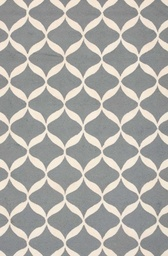
#> input picture job/RM-ImageDetection-custom_rug2/RM-ImageDetection-custom_rug2/custom_color_testMyself/input/m25_1.jpg, 168 x 256 px, shrunk from 328 x 501 before the run
$ python main.py
#> lines starting #> are read from the running program, lines starting #| are printed output that depends on the picture; after the words box and inside, x2 and y2 are one past the last pixel; in counts of white or black regions, pixels touching at a corner belong together
#> further down, imag is the input picture: shape (256, 168, 3); mean B, G, R 166.2, 171, 172.9
### job/RM-ImageDetection-custom_rug2/RM-ImageDetection-custom_rug2/custom_color_testMyself/functions/func.py
import numpy as np


def crop(img):
    l1, w1, ch = np.shape(img)
#> l1 = 256; w1 = 168; ch = 3
    k =0
    t =0
    k1 =0
    t1 =0
    for i in range(0,int(w1/2)):
        if img[int(l1/2),i,0]!=255 or  img[int(l1/2),i,1]!=255 or  img[int(l1/2),i,2]!=255:
            k = i
            #print(k)
            break
    for i in range(0,int(l1/2)):
        if img[i,int(w1/2),0]!=255 or  img[i,int(w1/2),1]!=255 or  img[i,int(w1/2),2]!=255:
            t = i
            #print(t)
            break

    for i in range(1,int(w1/2)):
        if img[int(l1/2),w1-i,0]!=255 or  img[int(l1/2),w1-i,1]!=255 or  img[int(l1/2),w1-i,2]!=255:
            k1 = w1-i-1
            #print(k1)
            break
    for i in range(1,int(l1/2)):
        if img[l1-i,int(w1/2),0]!=255 or  img[l1-i,int(w1/2),1]!=255 or  img[l1-i,int(w1/2),2]!=255:
            t1 = l1-i-1
            #print(t1)
            break
    img2 = img[t:t1,k:k1,:]
    return img2

def maxRepeating(img, num):
    count = np.zeros([num])
    for i in range(0, 9):
        for j in range(0, num):
            if img[i]==j:
                count[j]= count[j]+1


    result = max(count)
    ind  = np.argmax(count)
    return result, ind

def enhancing(img, clus_num):
    vec = np.zeros([3,3])
    l1, w1 = np.shape(img)
    for i in range(1,l1-1):
        for j in range(1, w1-1):
            vec[:,:] = img[i-1:i+2,j-1:j+2]
            vec1 = vec.reshape((9))
            result, ind = maxRepeating(vec1,   clus_num)
            if result > 3:
                img[i,j] = ind
    return img

def dist1(x,y):
    z = np.sqrt((x[0]-y[0])**2 +(x[1]-y[1])**2+ (x[2]-y[2])**2)
    return z
def dist(x,y):
    z = np.sqrt((x[0]-y[0])**2 +(x[1]-y[1])**2)
    return z
def dist2(x,y):
    z = np.sqrt((x[0]-y[0])**2)
    return z

### job/RM-ImageDetection-custom_rug2/RM-ImageDetection-custom_rug2/custom_color_testMyself/main.py
import numpy as np
import cv2
import PIL
from PIL import Image
import matplotlib.pyplot as plt
from functions.EnhanceImage import enhancing
from sklearn.cluster import KMeans
from functions.crop_func import crop
from scipy import ndimage
from functions.func import dist, crop, enhancing, dist1, dist2
############################################### Reading Image
name_nat = 'm25_1.jpg'
name =  'input/'+name_nat
imag = cv2.imread(name)
imag1 = crop(imag)
imag2 =  imag1[10:-10,10:-10,:]
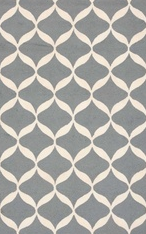
#> imag2: shape (234, 146, 3); mean B, G, R 166.7, 171.5, 173.2
img =  cv2.cvtColor(imag2, cv2.COLOR_BGR2RGB)
plt.imshow(img)
plt.show()
#########################################Cluster First Color
im = Image.open(name)
x =max(im.getcolors(im.size[0]*im.size[1]))
#> x = (322, (144, 146, 145))

cl = im.getcolors(im.size[0]*im.size[1])
#> cl = 4215 items
cl1 =sorted(cl, reverse=True)
#> cl1 = 4215 items
if x[1]==(255,255,255):
    x = cl1[1]
thresh = 30

if x[1][0]<50 and x[1][1]<50 and x[1][2]<50 :
    color1 = np.zeros([2,2,3])
    color1[:,:,0] =x[1][0]
    color1[:,:,1] =x[1][1]
    color1[:,:,2] =x[1][2]
    plt.imshow(color1.astype(int))
    plt.show()
    print('rgb')
    color12 = np.zeros([3])
    color12[0] =x[1][0]
    color12[1] =x[1][1]
    color12[2] =x[1][2]
    imgH =  cv2.cvtColor(img, cv2.COLOR_RGB2HSV)
    img21 = np.zeros([img.shape[0] , img.shape[1]])
    img1 = np.copy(imgH)
    for i in range(0,img.shape[0]):
        for j in range(0,img.shape[1]):
            if dist1(color12, img[i,j,:])<thresh:
                img21[i,j]=1

else :
    imgH =  cv2.cvtColor(img, cv2.COLOR_RGB2HSV)
#> imgH: shape (234, 146, 3); mean H, S, V 50.5, 12.8, 175.2

    #cv2.imwrite('hsv/imgh.png',imgH)
    #name1 = 'hsv/imgh.png'
    im = Image.fromarray(imgH)
    imgH1 =cv2.cvtColor(imgH, cv2.COLOR_BGR2RGB)
#> imgH1: shape (234, 146, 3); mean H, S, V 175.2, 12.8, 50.5
    img1 = np.copy(imgH)
    #im = Image.open(name1)
    x =max(im.getcolors(im.size[0]*im.size[1]))
#> x = (286, (75, 3, 146))
    cl = im.getcolors(im.size[0]*im.size[1])
#> cl = 3700 items
    cl1 =sorted(cl, reverse=True)
#> cl1 = 3700 items
    #x = cl1[3]
    color1 = np.zeros([2,2,3])
    color1[:,:,0] =x[1][0]
    color1[:,:,1] =x[1][1]
    color1[:,:,2] =x[1][2]
    plt.imshow(color1.astype(int))
    plt.show()
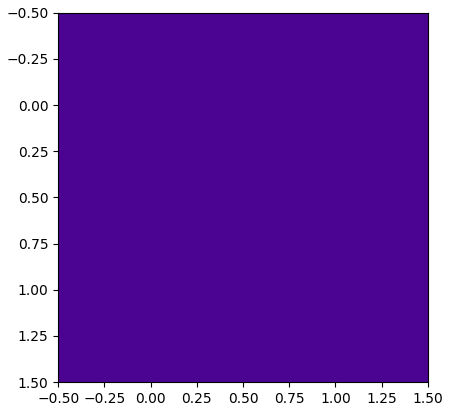
#> figure drawn by matplotlib, 1 panel
    print('hsv')
    color12 = np.zeros([3])
    color12[0] =x[1][0]
    color12[1] =x[1][1]
    color12[2] =x[1][2]
    img21 = np.zeros([img.shape[0] , img.shape[1]])
    for i in range(0,img.shape[0]):
        for j in range(0,img.shape[1]):
            if dist1(color12, imgH[i,j,:])<thresh:
                img21[i,j]=1
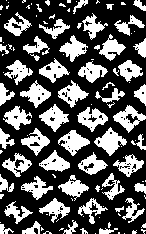
#> img21: shape (234, 146) float64; values 0 (black) and 1 (white), 35% white; 116 white regions (60 under 20 px), largest, box (x1, y1, x2, y2) and area: (94, 127, 127, 156) 433, (39, 104, 69, 132) 401, (58, 130, 90, 156) 400
model2 =enhancing(img21, 2)
#> after the loop in enhancing, `for i in range(1,l1-1):`:
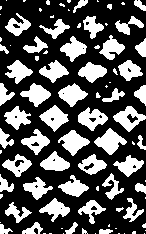
#> img: shape (234, 146) float64; values 0 (black) and 1 (white), 34.4% white; 92 white regions (42 under 20 px), largest, box (x1, y1, x2, y2) and area: (94, 128, 127, 155) 441, (58, 130, 90, 156) 412, (39, 105, 69, 132) 409
###########################################Change First Color
for i in range(0,img.shape[0]):
    for j in range(0,img.shape[1]):
        if model2[i,j]==1:
            imgH[i,j,0] =100
            imgH[i,j,1] =80
            if imgH[i,j,2]<70:
                imgH[i,j,2] =170
#> imgH: shape (234, 146, 3); mean H, S, V 57, 37.7, 175.2
imgN2 =  cv2.cvtColor(imgH, cv2.COLOR_HSV2RGB)
plt.imshow(imgN2)
plt.show()
imgN2=cv2.cvtColor(imgN2, cv2.COLOR_BGR2RGB)
name_out = 'output/'+name_nat
cv2.imwrite(name_out,imgN2)
############################################Second Color

for i in range(0,img.shape[0]):
    for j in range(0,img.shape[1]):
        if model2[i,j]==1:
             img1[i,j,:] = [0,0,0]
#> img1: shape (234, 146, 3); mean H, S, V 22.6, 10.2, 124.6

new_im = Image.fromarray(img1)
cl2 = new_im.getcolors(im.size[0]*im.size[1])
cl12 =sorted(cl2, reverse=True)

for i in range(1, len(cl12)):
    x1 = cl12[i]
    if x1[1][1]<250:
        print(i)
        i = len(cl12)
        break
#> this loop made 1 pass
#| 1


color12 = np.zeros([3])

color12[0] =x1[1][0]

color12[1] =x1[1][1]

color12[2] =x1[1][2]
########################################################change second color
#img21 = np.zeros([img.shape[0] , img.shape[1]])
for i in range(0,img.shape[0]):
    for j in range(0,img.shape[1]):
        if dist1(color12, img1[i,j,:])<thresh+5 and model2[i,j]==0:
            model2[i,j]=2
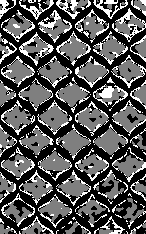
#> model2: shape (234, 146) float64; min 0, max 2, mean 0.697; drawn with min black and max white
model3 =enhancing(model2, 3)
#> call 2 of enhancing, with clus_num = 3
#> after the loop in enhancing (call 2), `for i in range(1,l1-1):`:
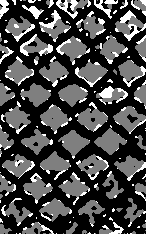
#> img: shape (234, 146) float64; 12.93% of pixels changed, all inside (x1, y1, x2, y2) = (0, 0, 146, 234); drawn with min black and max white
###########################################Change First Color
for i in range(0,img.shape[0]):
    for j in range(0,img.shape[1]):
        if model2[i,j]==2:
            imgH[i,j,0] =100
            imgH[i,j,1] =200
            if imgH[i,j,2]<50:
                imgH[i,j,2] =110
#> imgH: shape (234, 146, 3); mean H, S, V 65.7, 59.1, 175.2
imgN2 =  cv2.cvtColor(imgH, cv2.COLOR_HSV2RGB)
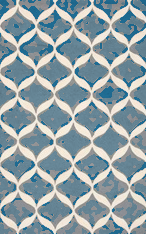
#> imgN2: shape (234, 146, 3); mean R, G, B 145.9, 162, 167.4
plt.imshow(imgN2)
plt.show()
imgN2=cv2.cvtColor(imgN2, cv2.COLOR_BGR2RGB)
name_out = 'output/'+name_nat
cv2.imwrite(name_out,imgN2)

$ run again, with job/RM-ImageDetection-custom_rug2/RM-ImageDetection-custom_rug2/custom_color_testMyself/input/m26_1.jpg copied over job/RM-ImageDetection-custom_rug2/RM-ImageDetection-custom_rug2/custom_color_testMyself/input/m25_1.jpg
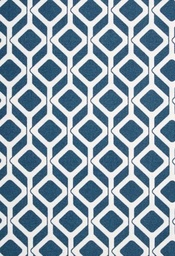
#> input picture job/RM-ImageDetection-custom_rug2/RM-ImageDetection-custom_rug2/custom_color_testMyself/input/m26_1.jpg, 175 x 256 px, shrunk from 312 x 456 before the run
#> imag is the input picture: shape (256, 175, 3); mean B, G, R 170.7, 156.3, 137.6
#> `x =max(im.getcolors(im.size[0]*im.size[1]))`: x = (72, (241, 241, 241))
#> `cl = im.getcolors(im.size[0]*im.size[1])`: cl = 10482 items
#> imgH1: shape (234, 153, 3); mean H, S, V 171.8, 72.5, 96.3
#> `x =max(im.getcolors(im.size[0]*im.size[1]))`: x = (64, (110, 3, 243))
#> `cl = im.getcolors(im.size[0]*im.size[1])`: cl = 9014 items
#> after the loop `for i in range(0,img.shape[0]):`:
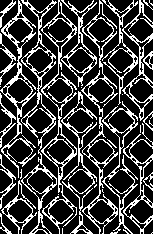
#> img21: shape (234, 153) float64; values 0 (black) and 1 (white), 25.2% white in thin lines or dots
#> the loop `for i in range(1, len(cl12)):` made 1 pass
#| 1
#> `imgN2 =  cv2.cvtColor(imgH, cv2.COLOR_HSV2RGB)`:
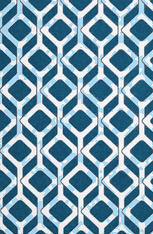
#> imgN2: shape (234, 153, 3); mean R, G, B 117.9, 152.5, 171.2
